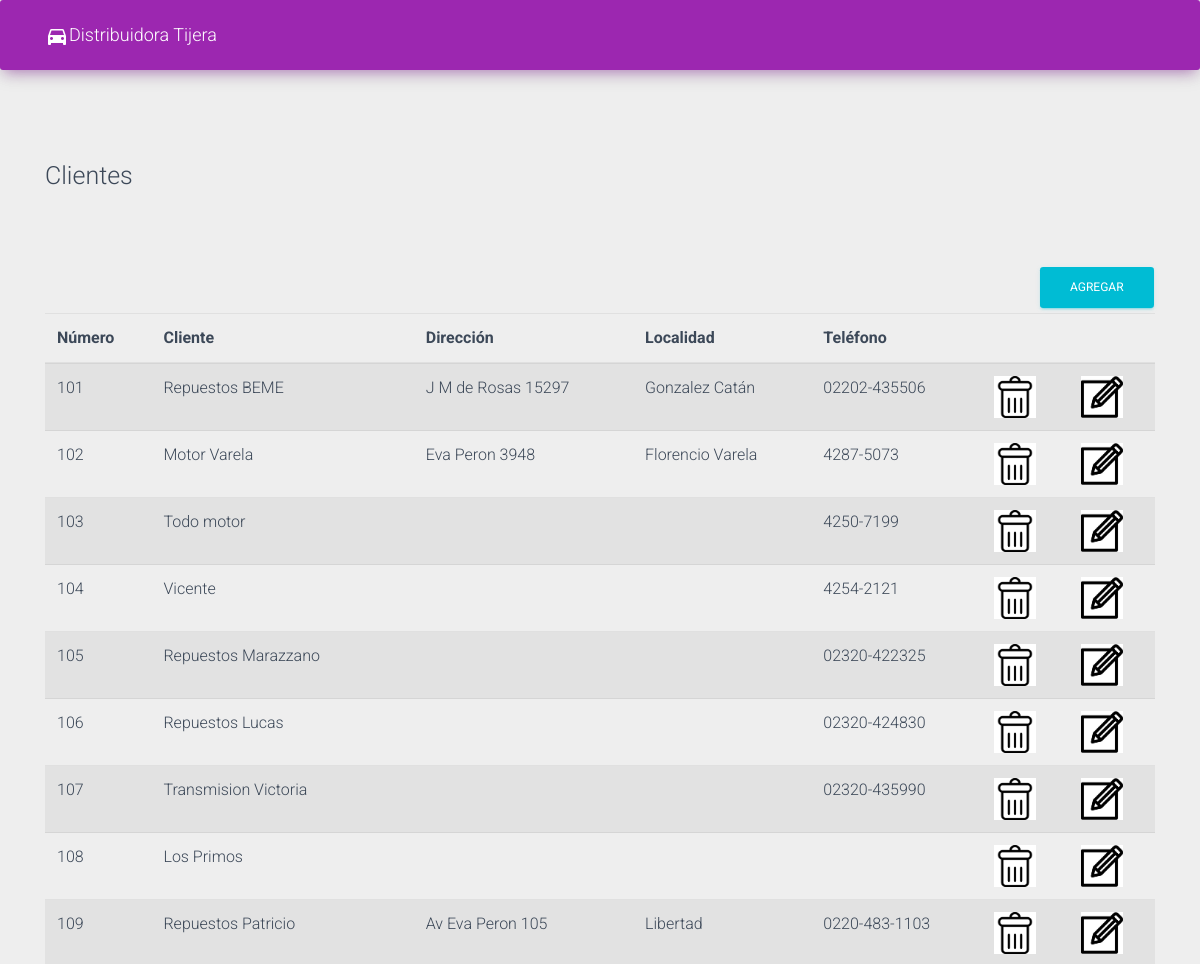
Before: /vista/clientes.php (upper part) with the older database file.
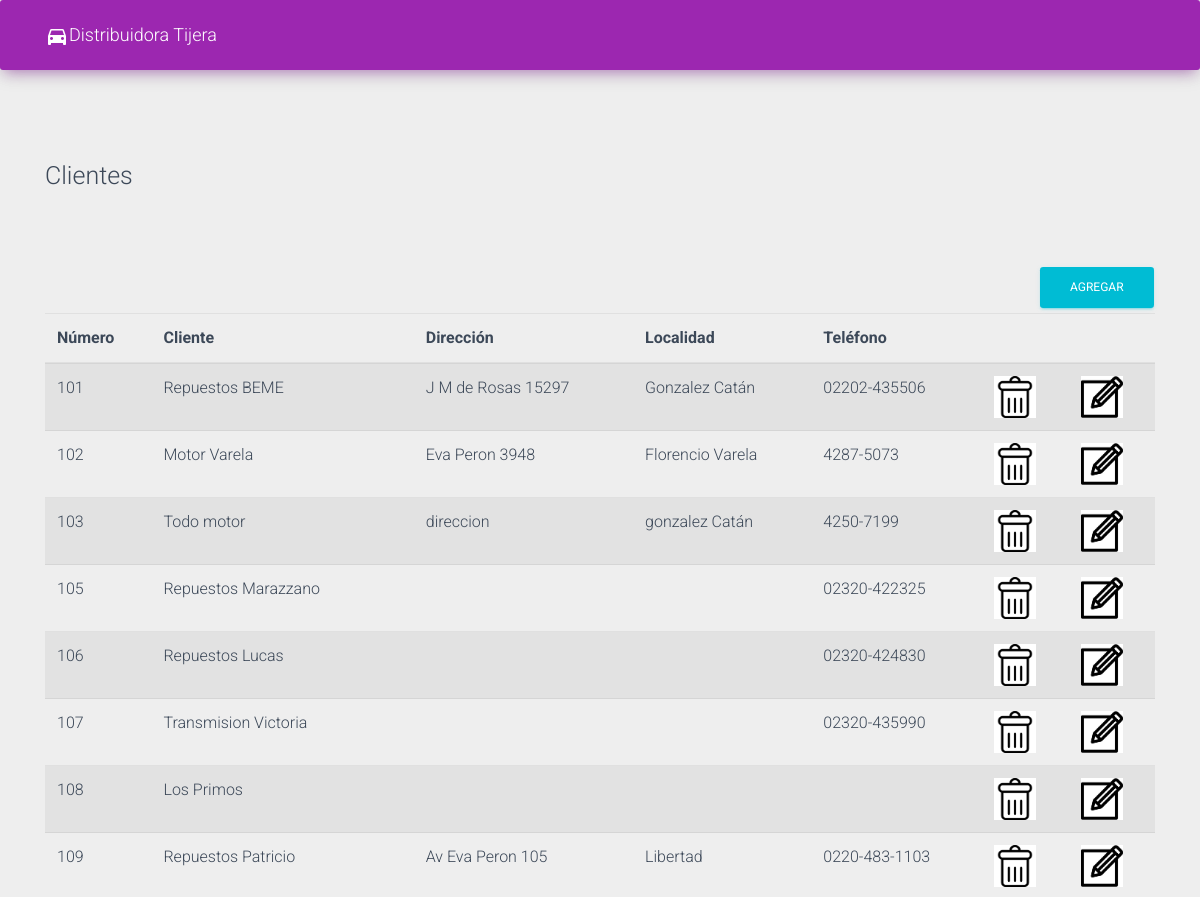
After: the same page with the newer database file.
### tables this page shows
CREATE TABLE `cliente` (
  `numero` int(11) NOT NULL,
  `nombre` varchar(200) NOT NULL,
  `direccion` varchar(30) DEFAULT NULL,
  `localidad` varchar(20) DEFAULT NULL,
  `telefono` varchar(20) DEFAULT NULL
);

### modelo/modelo_cliente.php (called while the page is built, shortened)
<?php
function getClientes(){
    $conn = getConexion();
    $sql = "SELECT numero, nombre, direccion, localidad, telefono FROM cliente";
    $result = mysqli_query($conn, $sql);
    $clientes = Array();
    if(mysqli_num_rows($result)> 0)
    {
        while ($row=mysqli_fetch_assoc($result))
        {
            $cliente= Array();
            $cliente['numero'] = $row["numero"];
            $cliente['nombre'] = $row["nombre"];
            $cliente['direccion'] = $row["direccion"];
            $cliente['localidad'] = $row["localidad"];
            $cliente['telefono'] = $row["telefono"];
            $clientes[] = $cliente;
        }
    }
    else{
        echo "No se encontro coincidencias";
    }
    return $clientes;
}

### controlador/controlador_cliente.php (called while the page is built, shortened)
<?php
include_once("../modelo/modelo_cliente.php");
$clientes=getClientes();
include_once("../vista/clientes.php");

### vista/clientes.php (the view, shortened to what this page needs)
<?php
include("../controlador/controlador_cliente.php");
?>
<!DOCTYPE html>
<html>
<?php
include("../head.php");
?>
<body>
<?php
include_once("../header.php");
?>
<div class="container">
		<br><br>
		<div class="row">
			<div class="col-md-12">
				<h3>Clientes<h3>
			</div>
		</div>
		<div class="row">
			<div class="col-md-12">
			</div>
		</div>
		<br><br>
    <button type="button" class="btn btn-info float-right agregar"><a href="agregarCliente.php" style="color:white!important">AGREGAR</a></button>
    <div class="table-responsive">
            <table class="table table-striped" id="dataTable" width="100%" cellspacing="0">
                <thead>
                <tr>
                    <th>N&uacutemero</th>
                    <th>Cliente</th>
                    <th>Direcci&oacuten</th>
                    <th>Localidad</th>
                    <th>Tel&eacutefono</th>
                    <th></th>
                    <th></th>
                </tr>
                </thead>
                <tbody>
                <?php
                    foreach ($clientes as $cliente){
                        $num_cliente = $cliente['numero'];
                        echo "<tr>
                             <td>".$cliente['numero']."</td>
                             <td>".$cliente['nombre']."</td>
                             <td>".$cliente['direccion']."</td>
                             <td>".$cliente['localidad']."</td>
                             <td>".$cliente['telefono']."</td>
                             <td><a href='#' onclick='confirmarCancelacion(".$num_cliente.")' ><img src='../assets/img/cleaner.png' style='width:42px;height:42px;border:0' title='Eliminar'></img></a></td>
                             <td><a href='modificarCliente.php?numero=".$cliente['numero']."&nombre=".$cliente['nombre']."&direccion=".$cliente['direccion']."&localidad=".$cliente['localidad']."&telefono=".$cliente['telefono']."'><img src='../assets/img/modify.png' style='width:42px;height:42px;border:0' title='Modificar'></img></a></td>
                         </tr>";
                    }
                ?>
                </tbody>
            </table>
</div>
</body>
</html>

Changed rows visible on the page:
removed cliente: numero "104", nombre "Vicente", telefono "4254-2121"
changed cliente "Todo motor": direccion (not shown) → "direccion"; localidad (not shown) → "gonzalez Catán"
